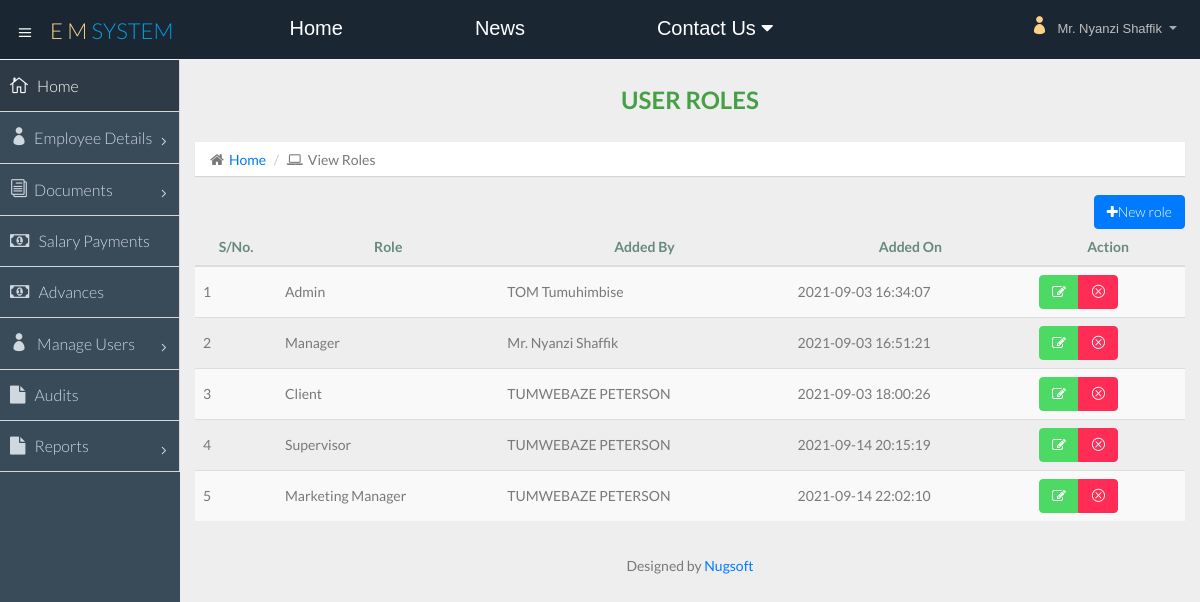
The page /roles.php (signed in) on the database its author committed.
### tables this page shows
CREATE TABLE `roles` (
  `role_id` int(11) NOT NULL,
  `role_name` varchar(100) NOT NULL,
  `user_id` int(100) NOT NULL,
  `added_by` varchar(100) NOT NULL,
  `added_on` timestamp NOT NULL DEFAULT current_timestamp()
);

CREATE TABLE `add_employee` (
  `id` int(11) NOT NULL,
  `name` varchar(100) NOT NULL,
  `email` varchar(100) NOT NULL,
  `phone1` varchar(100) NOT NULL,
  `phone2` varchar(100) NOT NULL,
  `address` varchar(100) NOT NULL,
  `birth` date NOT NULL,
  `nin` varchar(100) NOT NULL,
  `position` varchar(100) NOT NULL,
  `salary` varchar(100) DEFAULT '0',
  `appoint` varchar(100) NOT NULL,
  `contract` varchar(100) NOT NULL,
  `photo` varchar(100) NOT NULL,
  `nok` varchar(100) NOT NULL,
  `nokc` varchar(100) NOT NULL
);

### includes/sessions.php (called while the page is built, shortened)
<?php
$rolex=$_SESSION['role'];
?>

### roles.php (the view, shortened to what this page needs)
<?php include "includes/head.php" ?>
<?php include "includes/sessions.php" ?>
<body>
  <section id="container" class="">
 <?php include "includes/db.php" ?>
    <?php include "includes/nav.php" ?>
    <?php include "includes/sidebar.php" ?>
    <section id="main-content">
      <section class="wrapper">
        <div class="row">
          <div class="col-lg-12">
            <div style="color:green" class="text-center"><h3 class="page-header "><i></i><b>User Roles</b></h3></div>
            <ol class="breadcrumb">
              <li><i class="fa fa-home"></i><a href="home.php">Home</a></li>
              <li><i class="fa fa-laptop"></i>View Roles</li>
            </ol>
            <?php if($sel['add_roles']||$rolex=="0"){ ?>
            <button type="button" class="btn btn-primary pull-right" data-toggle="modal"
            data-target="#role" data-whatever="@mdo"><i class="fa fa-plus" aria-hidden="true"></i>New role</button>
            <?php }?>
          </div>
        </div>
        <?php include "includes/head.php" ?>
<table class="table table-striped table-advance table-hover">
  <thead>
    <tr>
      <th class="text-center">S/No.</th>
      <th class="text-center">Role</th>
      <th class="text-center">Added By</th>
      <th class="text-center">Added On</th>
      <th class="text-center">Action</th>
    </tr>
  </thead>
  <tbody>
  <?php
$query = "SELECT * FROM roles";
$number = 0;
if ($result = mysqli_query($con, $query)) {
    while ($row = mysqli_fetch_array($result)){
      $number++;
      $id=$row['role_id'];
      $name=$row['role_name'];
      $by=$row['added_by'];
      $da=$row['added_on'];
      $name1 = mysqli_fetch_array(mysqli_query($con, "SELECT * FROM add_employee where id='$by'"))['name'];
?>
        <tr>
                  <td><?php echo $number; ?></td>
                  <td><?php echo $name; ?></td>
                  <td><?php echo $name1; ?></td>
                  <td><?php echo $da; ?></td>
                  <td>
                  <div class="btn-group">
                  <?php if($sel['edit_roles']||$rolex=="0"){ ?>
                    <a class="btn btn-success" href="#" data-toggle="modal" data-target="#up_role<?php echo $id; ?>" data-whatever="@mdo"><i class="fa fa-edit"></i></a><?php } ?>
                    <?php if($sel['delete_roles']||$rolex=="0"){ ?>
                    <a onclick = "confirmationDelete(this); return false;" class="btn btn-danger" href="delete/delete_role.php?role_id=<?php echo $id;?> "><i class="icon_close_alt2"></i></a><?php } ?>
                  </div>
                  </td>
        </tr>
        <?php
    }
}
?>
  </tbody>
</table>
      </section>
      <?php include "includes/footer.php" ?>
    </section>
  </section>
</body>
</html>

### rows shown on the page
roles: role_name "Admin", added_by.name "TOM Tumuhimbise", added_on "2021-09-03 16:34:07"
roles: role_name "Manager", added_by.name "Mr. Nyanzi Shaffik", added_on "2021-09-03 16:51:21"
roles: role_name "Client", added_by.name "TUMWEBAZE PETERSON", added_on "2021-09-03 18:00:26"
roles: role_name "Supervisor", added_by.name "TUMWEBAZE PETERSON", added_on "2021-09-14 20:15:19"
roles: role_name "Marketing Manager", added_by.name "TUMWEBAZE PETERSON", added_on "2021-09-14 22:02:10"

### other values the page prints
$fname "Mr. Nyanzi Shaffik"
